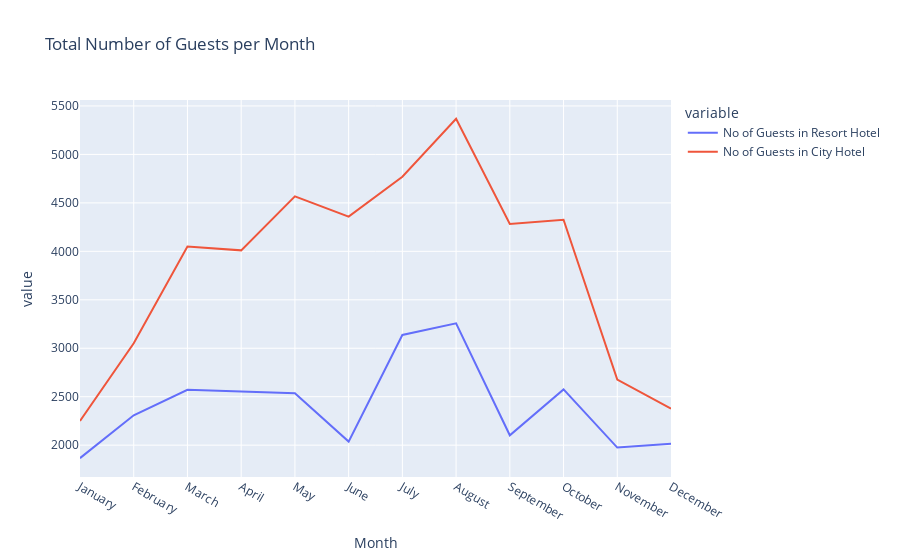

Notebook cell for this chart:
### Code cell
px.line(final_rush,x='Month', y = ['No of Guests in Resort Hotel ', 'No of Guests in City Hotel'], 
        title='Total Number of Guests per Month')

### Figure 1 — Plotly figure (JSON) as saved in the notebook; plotly's stock layout.template omitted (floating-point values rounded to 4 significant figures)
{"data": [{"hovertemplate": "variable=No of Guests in Resort Hotel <br>Month=%{x}<br>value=%{y}<extra></extra>", "legendgroup": "No of Guests in Resort Hotel ", "line": {"color": "#636efa", "dash": "solid"}, "marker": {"symbol": "circle"}, "mode": "lines", "name": "No of Guests in Resort Hotel ", "orientation": "v", "showlegend": true, "type": "scatter", "x": ["January", "February", "March", "April", "May", "June", "July", "August", "September", "October", "November", "December"], "xaxis": "x", "y": [1866, 2308, 2571, 2550, 2535, 2037, 3137, 3257, 2102, 2575, 1975, 2014], "yaxis": "y"}, {"hovertemplate": "variable=No of Guests in City Hotel<br>Month=%{x}<br>value=%{y}<extra></extra>", "legendgroup": "No of Guests in City Hotel", "line": {"color": "#EF553B", "dash": "solid"}, "marker": {"symbol": "circle"}, "mode": "lines", "name": "No of Guests in City Hotel", "orientation": "v", "showlegend": true, "type": "scatter", "x": ["January", "February", "March", "April", "May", "June", "July", "August", "September", "October", "November", "December"], "xaxis": "x", "y": [2249, 3051, 4049, 4010, 4568, 4358, 4770, 5367, 4283, 4326, 2676, 2377], "yaxis": "y"}], "layout": {"legend": {"title": {"text": "variable"}, "tracegroupgap": 0}, "title": {"text": "Total Number of Guests per Month"}, "xaxis": {"anchor": "y", "domain": [0, 1], "title": {"text": "Month"}}, "yaxis": {"anchor": "x", "domain": [0, 1], "title": {"text": "value"}}}}
